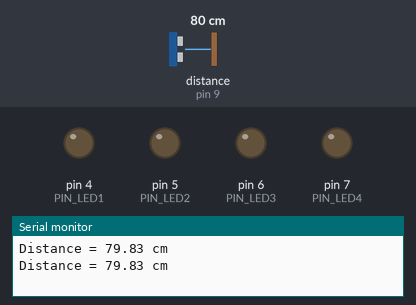
Recording of a sketch running on a simulated Arduino Uno, built with avr-gcc and run on an emulated ATmega328P. Shown: output pins drawn as LEDs (lit = HIGH), the last lines printed to the serial monitor. Wiring (inferred from the names in the program): ultrasonic range finder: trigger pin 8; echo pin 9. The test bench sets the inputs (shaded band); at power-on: distance to the obstacle (sensor on pin 9) 80 cm. The echo pulse lasts 58.3 µs per cm; pins used as bus, display or sensor lines are not drawn.

Above: at 1.8 s.
1.9 s: distance to the obstacle (sensor on pin 9) set to 66 cm
3.4 s: distance to the obstacle (sensor on pin 9) set to 56 cm
At 5.2 s:
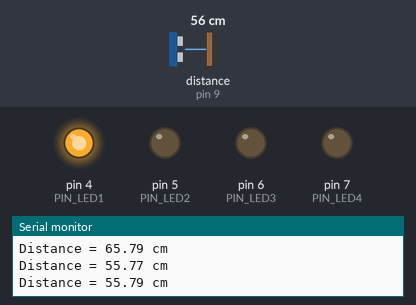
5.5 s: distance to the obstacle (sensor on pin 9) set to 43 cm
7.2 s: distance to the obstacle (sensor on pin 9) set to 36 cm
At 8.8 s:
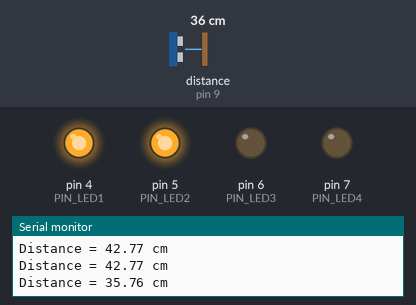
9.5 s: distance to the obstacle (sensor on pin 9) set to 33 cm
11.2 s: distance to the obstacle (sensor on pin 9) set to 29 cm
At 13.5 s:
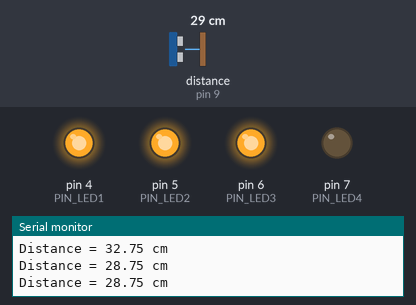
Timing chart, 0 to 14.5 s (numbered marks = the images above; inputs shaded):
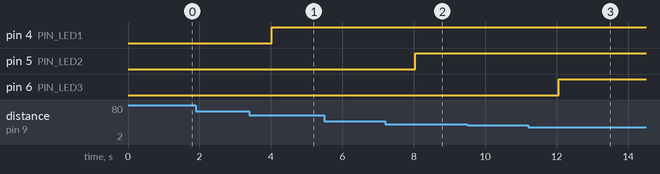

Measured:
- the behaviour switches between 61 and 60 cm on distance to the obstacle (sensor on pin 9) (found by bisection; images 0 and 1)
- the behaviour switches between 41 and 40 cm on distance to the obstacle (sensor on pin 9) (found by bisection; images 1 and 2)
- the behaviour switches between 31 and 30 cm on distance to the obstacle (sensor on pin 9) (found by bisection; images 2 and 3)
- after the input at 3.4 s, pin 4 (PIN_LED1): LOW → HIGH after 0.63 s
- after the input at 7.2 s, pin 5 (PIN_LED2): LOW → HIGH after 0.84 s
- after the input at 11.2 s, pin 6 (PIN_LED3): LOW → HIGH after 0.85 s

The sketch:

question-classic-13.ino
```cpp
// (licence header left out)
#define PIN_HCSR04_TRIG 8
#define PIN_HCSR04_ECHO 9

#define PIN_LED1 4
#define PIN_LED2 5
#define PIN_LED3 6
#define PIN_LED4 7

float HCSR04_Duration = 0.0;
float HCSR04_Distance = 0.0;

void setup() {
  pinMode(PIN_HCSR04_TRIG, OUTPUT);
  pinMode(PIN_HCSR04_ECHO, INPUT);
  pinMode(PIN_LED1, OUTPUT);
  pinMode(PIN_LED2, OUTPUT);
  pinMode(PIN_LED3, OUTPUT);
  pinMode(PIN_LED4, OUTPUT);

  Serial.begin(9600);
}

void loop() {
  digitalWrite(PIN_HCSR04_TRIG, LOW);
  delayMicroseconds(2);

  digitalWrite(PIN_HCSR04_TRIG, HIGH);
  delayMicroseconds(10);
  digitalWrite(PIN_HCSR04_TRIG, LOW);

  HCSR04_Duration = pulseIn(PIN_HCSR04_ECHO, HIGH);
  HCSR04_Distance = (HCSR04_Duration / 2) / 29.1;

  if (HCSR04_Distance >= 200 || HCSR04_Distance <= 0){
    digitalWrite(PIN_LED1, LOW);
    digitalWrite(PIN_LED2, LOW);
    digitalWrite(PIN_LED3, LOW);
    digitalWrite(PIN_LED4, LOW);
    Serial.println("Out of range");
  } else {
    if(HCSR04_Distance > 0 && HCSR04_Distance <= 15){
      digitalWrite(PIN_LED1, HIGH);
      digitalWrite(PIN_LED2, HIGH);
      digitalWrite(PIN_LED3, HIGH);
      digitalWrite(PIN_LED4, HIGH);
    } else if(HCSR04_Distance > 15 && HCSR04_Distance <= 30){
      digitalWrite(PIN_LED1, HIGH);
      digitalWrite(PIN_LED2, HIGH);
      digitalWrite(PIN_LED3, HIGH);
      digitalWrite(PIN_LED4, LOW);
    } else if(HCSR04_Distance > 30 && HCSR04_Distance <= 40){
      digitalWrite(PIN_LED1, HIGH);
      digitalWrite(PIN_LED2, HIGH);
      digitalWrite(PIN_LED3, LOW);
      digitalWrite(PIN_LED4, LOW);
    } else if(HCSR04_Distance > 40 && HCSR04_Distance <= 60){
      digitalWrite(PIN_LED1, HIGH);
      digitalWrite(PIN_LED2, LOW);
      digitalWrite(PIN_LED3, LOW);
      digitalWrite(PIN_LED4, LOW);
    }

    Serial.print("Distance = ");
    Serial.print(HCSR04_Distance);
    Serial.print(" cm");
    Serial.println();
  }

  delay(1000);
}
```
